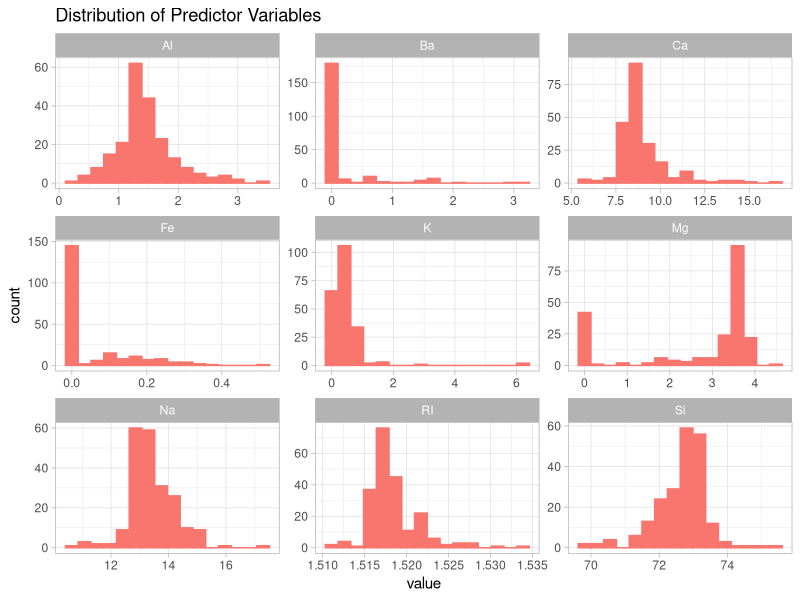
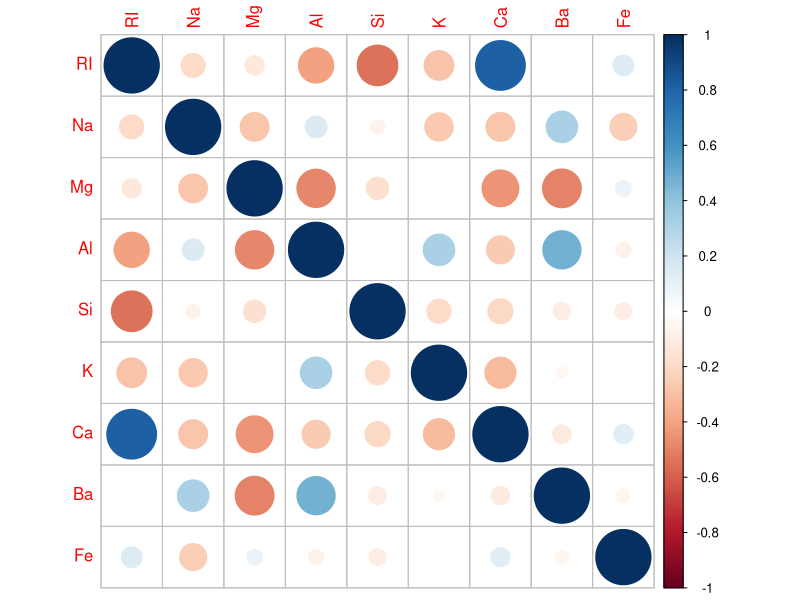

These charts were generated, in order, by the following R code:
## ---- chunk 1
knitr::opts_chunk$set(echo = TRUE)
library(corrplot)
library(caret)
library(tidyr)
library(dplyr)
library(mice)
library(kableExtra)
library(mlbench)
## ---- chunk 2
data(Glass)
str(Glass)
## ---- chunk 3
# Make a copy of the Glass dataset and remove the categorical variable - "Type".
glassCopy <- subset(Glass, select = -Type) 

# Plot the predictor variables distribution.
glassCopy %>%
  gather() %>% 
  ggplot(aes(value, color = 'red', fill = 'brown')) +
  facet_wrap(~ key, scales = 'free') +
  geom_histogram(bins = 16) +
  theme_light() +
  theme(legend.position = 'none') +
  ggtitle('Distribution of Predictor Variables')
## ---- chunk 4

# Create a correlation matrix of the predictor variables.
corrplot(cor(glassCopy))
## ---- chunk 5
data(Soybean)
str(Soybean)
## ---- chunk 6
# Search for degenerate distributions in the Soybean dataset.
degenerateDistributions <- nearZeroVar(Soybean)
colnames(Soybean)[degenerateDistributions]
## ---- chunk 7
# Print out a table of missing values by column (sorted in descending order).
missingValuesOrdered <- order(-colSums(is.na(Soybean)))

kable(colSums(is.na(Soybean))[missingValuesOrdered]) %>%
    kable_styling(bootstrap_options = c('striped', 'hover', 'condensed', 'responsive')) %>% 
    scroll_box(width = '100%', height = '600px')
## ---- chunk 8
# Print a table containing a count of missing values by class.
classesMissingValues <- Soybean %>%
  mutate(nul = rowSums(is.na(Soybean))) %>%
  group_by(Class) %>%
  summarize(missing = sum(nul)) %>%
  filter(missing != 0)

kable(classesMissingValues) %>%
      kable_styling(bootstrap_options = c('striped', 'hover', 'condensed', 'responsive')) %>% 
      scroll_box(width = '100%')
## ---- chunk 9
#' mice_imputation - Mice Imputation.
#'
#' Given a dataset, runs the MICE algorithm on the dataset
#' to impute both numerical and categorical missing values.
#'
#' @param dataframe A dataframe on which to run the MICE algorithm.
#'
#' @return The passed dataset with missing values imputed to complete values.
#'
mice_imputation <- function(dataframe) {
  imputation <- mice(dataframe, m = 1, method = 'cart')
  imputed <- mice::complete(imputation)
}
## ---- chunk 10
# Check for empty values prior to imputing the data.
sapply(Soybean, function(x) sum(is.na(x))) %>% sort(decreasing = TRUE) %>% kable(caption = 'Missing Values Count Before Imputation') %>% kable_styling()

# Check for empty values once again after running the MICE imputation on the data.
sapply(mice_imputation(Soybean), function(x) sum(is.na(x))) %>% sort(decreasing = TRUE) %>% kable(caption = 'Missing Values Count After Imputation') %>% kable_styling()
